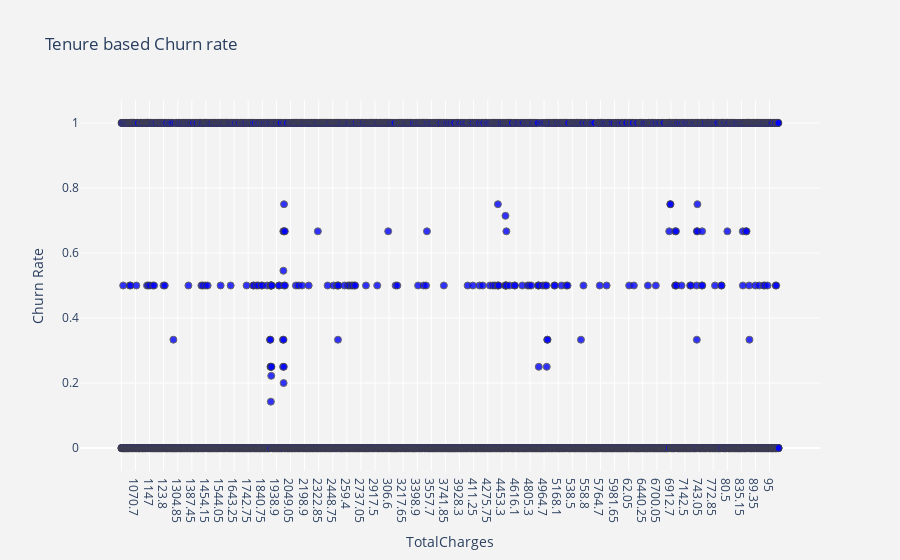
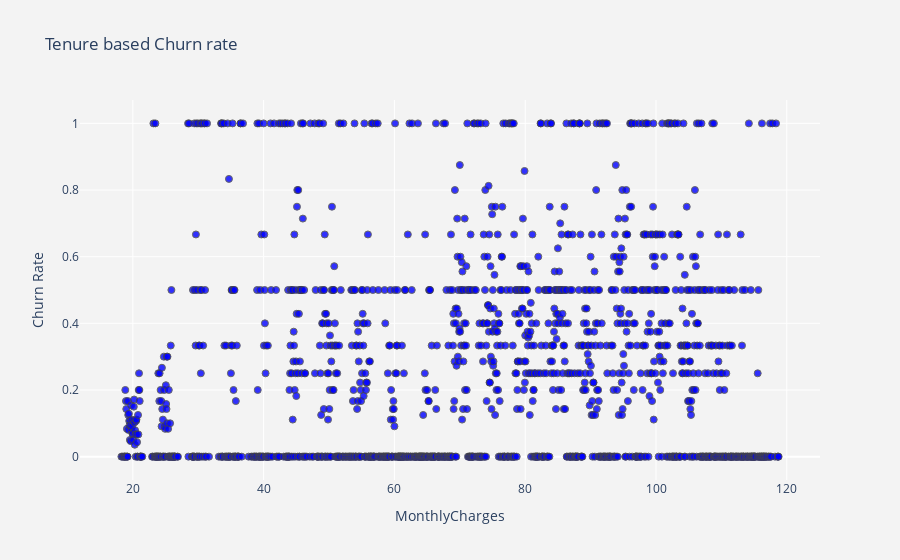

Notebook cell for these charts, in order:
### Code cell
# We are going to apply the same for Monthly and Total Charges:

df_plot = df_data.groupby('TotalCharges').Churn.mean().reset_index()
plot_data = [
    go.Scatter(
        x=df_plot['TotalCharges'],
        y=df_plot['Churn'],
        mode='markers',
        name='Low',
        marker= dict(size= 7,
            line= dict(width=1),
            color= 'blue',
            opacity= 0.8
           ),
    )
]
plot_layout = go.Layout(
        yaxis= {'title': "Churn Rate"},
        xaxis= {'title': "TotalCharges"},
        title='Tenure based Churn rate',
        plot_bgcolor  = "rgb(243,243,243)",
        paper_bgcolor  = "rgb(243,243,243)",
    )
fig = go.Figure(data=plot_data, layout=plot_layout)
pyoff.iplot(fig)

df_plot = df_data.groupby('MonthlyCharges').Churn.mean().reset_index()
plot_data = [
    go.Scatter(
        x=df_plot['MonthlyCharges'],
        y=df_plot['Churn'],
        mode='markers',
        name='Low',
        marker= dict(size= 7,
            line= dict(width=1),
            color= 'blue',
            opacity= 0.8
           ),
    )
]
plot_layout = go.Layout(
        yaxis= {'title': "Churn Rate"},
        xaxis= {'title': "MonthlyCharges"},
        title='Tenure based Churn rate',
        plot_bgcolor  = "rgb(243,243,243)",
        paper_bgcolor  = "rgb(243,243,243)",
    )
fig = go.Figure(data=plot_data, layout=plot_layout)
pyoff.iplot(fig)

# Unfortunately, there is no trend between Churn Rate and Monthly & Total Charges.

### Figure 1 — Plotly figure (JSON) as saved in the notebook; plotly's stock layout.template omitted (floating-point values rounded to 4 significant figures; data arrays with more than 128 entries replaced by an {"elided": "..."} marker saying what was removed)
{"data": [{"marker": {"color": "blue", "line": {"width": 1}, "opacity": 0.8, "size": 7}, "mode": "markers", "name": "Low", "type": "scatter", "x": {"elided": "6531 str values"}, "y": {"elided": "6531 float values"}}], "layout": {"autosize": true, "paper_bgcolor": "rgb(243,243,243)", "plot_bgcolor": "rgb(243,243,243)", "title": {"text": "Tenure based Churn rate"}, "xaxis": {"autorange": true, "range": [-405.9, 6936.0], "title": {"text": "TotalCharges"}, "type": "category"}, "yaxis": {"autorange": true, "range": [-0.09012, 1.09], "title": {"text": "Churn Rate"}, "type": "linear"}}}

### Figure 2 — Plotly figure (JSON) as saved in the notebook; plotly's stock layout.template omitted (floating-point values rounded to 4 significant figures; data arrays with more than 128 entries replaced by an {"elided": "..."} marker saying what was removed)
{"data": [{"marker": {"color": "blue", "line": {"width": 1}, "opacity": 0.8, "size": 7}, "mode": "markers", "name": "Low", "type": "scatter", "x": {"elided": "1585 float values"}, "y": {"elided": "1585 float values"}}], "layout": {"autosize": true, "paper_bgcolor": "rgb(243,243,243)", "plot_bgcolor": "rgb(243,243,243)", "title": {"text": "Tenure based Churn rate"}, "xaxis": {"autorange": true, "range": [12.0, 125.0], "title": {"text": "MonthlyCharges"}, "type": "linear"}, "yaxis": {"autorange": true, "range": [-0.08728, 1.087], "title": {"text": "Churn Rate"}, "type": "linear"}}}
